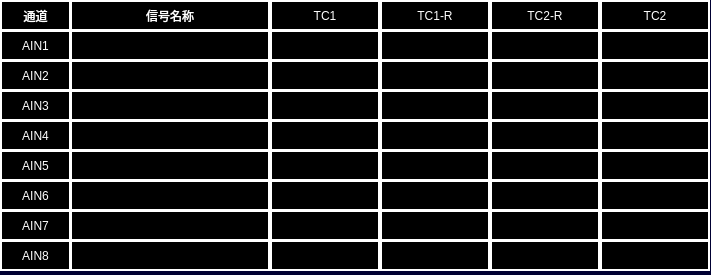
<?xml version="1.0" encoding="UTF-8"?>
<ui version="4.0">
 <class>AXControl</class>
 <widget class="QWidget" name="AXControl">
  <property name="geometry">
   <rect>
    <x>0</x>
    <y>0</y>
    <width>711</width>
    <height>275</height>
   </rect>
  </property>
  <property name="windowTitle">
   <string>Form</string>
  </property>
  <property name="styleSheet">
   <string notr="true">QWidget
{
	background-color:  rgb(0, 0, 50);
}

QPushButton
{
	font: 18px;
    color: black;
	background-color: rgb(113, 113, 198);
	border:1px solid white;
	border-radius: 5px;
}

QLabel
{
	font: 16px &quot;微软雅黑&quot;;
	color: white;
	border:2px solid white;
	background-color:black;
}</string>
  </property>
  <widget class="QLabel" name="CH8lbl">
   <property name="geometry">
    <rect>
     <x>0</x>
     <y>240</y>
     <width>71</width>
     <height>31</height>
    </rect>
   </property>
   <property name="text">
    <string>AIN8</string>
   </property>
   <property name="alignment">
    <set>Qt::AlignCenter</set>
   </property>
  </widget>
  <widget class="QLabel" name="AIN8_Status3">
   <property name="geometry">
    <rect>
     <x>490</x>
     <y>240</y>
     <width>110</width>
     <height>31</height>
    </rect>
   </property>
   <property name="styleSheet">
    <string notr="true">background-color: black;</string>
   </property>
   <property name="text">
    <string/>
   </property>
   <property name="alignment">
    <set>Qt::AlignCenter</set>
   </property>
  </widget>
  <widget class="QLabel" name="AIN7_Status1">
   <property name="geometry">
    <rect>
     <x>270</x>
     <y>210</y>
     <width>110</width>
     <height>31</height>
    </rect>
   </property>
   <property name="styleSheet">
    <string notr="true">background-color: black;</string>
   </property>
   <property name="text">
    <string/>
   </property>
   <property name="alignment">
    <set>Qt::AlignCenter</set>
   </property>
  </widget>
  <widget class="QLabel" name="CH3Namelbl">
   <property name="geometry">
    <rect>
     <x>70</x>
     <y>90</y>
     <width>200</width>
     <height>31</height>
    </rect>
   </property>
   <property name="text">
    <string/>
   </property>
   <property name="alignment">
    <set>Qt::AlignCenter</set>
   </property>
  </widget>
  <widget class="QLabel" name="AIN1_Status1">
   <property name="geometry">
    <rect>
     <x>270</x>
     <y>30</y>
     <width>110</width>
     <height>31</height>
    </rect>
   </property>
   <property name="styleSheet">
    <string notr="true">background-color: black;</string>
   </property>
   <property name="text">
    <string/>
   </property>
   <property name="alignment">
    <set>Qt::AlignCenter</set>
   </property>
  </widget>
  <widget class="QLabel" name="AIN3_Status3">
   <property name="geometry">
    <rect>
     <x>490</x>
     <y>90</y>
     <width>110</width>
     <height>31</height>
    </rect>
   </property>
   <property name="styleSheet">
    <string notr="true">background-color: black;</string>
   </property>
   <property name="text">
    <string/>
   </property>
   <property name="alignment">
    <set>Qt::AlignCenter</set>
   </property>
  </widget>
  <widget class="QLabel" name="CH7Namelbl">
   <property name="geometry">
    <rect>
     <x>70</x>
     <y>210</y>
     <width>200</width>
     <height>31</height>
    </rect>
   </property>
   <property name="text">
    <string/>
   </property>
   <property name="alignment">
    <set>Qt::AlignCenter</set>
   </property>
  </widget>
  <widget class="QLabel" name="AIN1_Status3">
   <property name="geometry">
    <rect>
     <x>490</x>
     <y>30</y>
     <width>110</width>
     <height>31</height>
    </rect>
   </property>
   <property name="styleSheet">
    <string notr="true">background-color: black;</string>
   </property>
   <property name="text">
    <string/>
   </property>
   <property name="alignment">
    <set>Qt::AlignCenter</set>
   </property>
  </widget>
  <widget class="QLabel" name="AIN5_Status1">
   <property name="geometry">
    <rect>
     <x>270</x>
     <y>150</y>
     <width>110</width>
     <height>31</height>
    </rect>
   </property>
   <property name="styleSheet">
    <string notr="true">background-color: black;</string>
   </property>
   <property name="text">
    <string/>
   </property>
   <property name="alignment">
    <set>Qt::AlignCenter</set>
   </property>
  </widget>
  <widget class="QLabel" name="AIN4_Status1">
   <property name="geometry">
    <rect>
     <x>270</x>
     <y>120</y>
     <width>110</width>
     <height>31</height>
    </rect>
   </property>
   <property name="styleSheet">
    <string notr="true">background-color: black;</string>
   </property>
   <property name="text">
    <string/>
   </property>
   <property name="alignment">
    <set>Qt::AlignCenter</set>
   </property>
  </widget>
  <widget class="QLabel" name="CH1lbl">
   <property name="geometry">
    <rect>
     <x>0</x>
     <y>30</y>
     <width>71</width>
     <height>31</height>
    </rect>
   </property>
   <property name="text">
    <string>AIN1</string>
   </property>
   <property name="alignment">
    <set>Qt::AlignCenter</set>
   </property>
  </widget>
  <widget class="QLabel" name="CH8Namelbl">
   <property name="geometry">
    <rect>
     <x>70</x>
     <y>240</y>
     <width>200</width>
     <height>31</height>
    </rect>
   </property>
   <property name="text">
    <string/>
   </property>
   <property name="alignment">
    <set>Qt::AlignCenter</set>
   </property>
  </widget>
  <widget class="QLabel" name="AIN4_Status3">
   <property name="geometry">
    <rect>
     <x>490</x>
     <y>120</y>
     <width>110</width>
     <height>31</height>
    </rect>
   </property>
   <property name="styleSheet">
    <string notr="true">background-color: black;</string>
   </property>
   <property name="text">
    <string/>
   </property>
   <property name="alignment">
    <set>Qt::AlignCenter</set>
   </property>
  </widget>
  <widget class="QLabel" name="AIN2_Status1">
   <property name="geometry">
    <rect>
     <x>270</x>
     <y>60</y>
     <width>110</width>
     <height>31</height>
    </rect>
   </property>
   <property name="styleSheet">
    <string notr="true">background-color: black;</string>
   </property>
   <property name="text">
    <string/>
   </property>
   <property name="alignment">
    <set>Qt::AlignCenter</set>
   </property>
  </widget>
  <widget class="QLabel" name="AIN6_Status1">
   <property name="geometry">
    <rect>
     <x>270</x>
     <y>180</y>
     <width>110</width>
     <height>31</height>
    </rect>
   </property>
   <property name="styleSheet">
    <string notr="true">background-color: black;</string>
   </property>
   <property name="text">
    <string/>
   </property>
   <property name="alignment">
    <set>Qt::AlignCenter</set>
   </property>
  </widget>
  <widget class="QLabel" name="TrainType3">
   <property name="geometry">
    <rect>
     <x>490</x>
     <y>0</y>
     <width>110</width>
     <height>31</height>
    </rect>
   </property>
   <property name="text">
    <string>TC2-R</string>
   </property>
   <property name="alignment">
    <set>Qt::AlignCenter</set>
   </property>
  </widget>
  <widget class="QLabel" name="AIN7_Status3">
   <property name="geometry">
    <rect>
     <x>490</x>
     <y>210</y>
     <width>110</width>
     <height>31</height>
    </rect>
   </property>
   <property name="styleSheet">
    <string notr="true">background-color: black;</string>
   </property>
   <property name="text">
    <string/>
   </property>
   <property name="alignment">
    <set>Qt::AlignCenter</set>
   </property>
  </widget>
  <widget class="QLabel" name="lblTitle_2">
   <property name="geometry">
    <rect>
     <x>0</x>
     <y>0</y>
     <width>71</width>
     <height>31</height>
    </rect>
   </property>
   <property name="text">
    <string>通道</string>
   </property>
   <property name="alignment">
    <set>Qt::AlignCenter</set>
   </property>
  </widget>
  <widget class="QLabel" name="TrainType1">
   <property name="geometry">
    <rect>
     <x>270</x>
     <y>0</y>
     <width>110</width>
     <height>31</height>
    </rect>
   </property>
   <property name="text">
    <string>TC1</string>
   </property>
   <property name="alignment">
    <set>Qt::AlignCenter</set>
   </property>
  </widget>
  <widget class="QLabel" name="CH4lbl">
   <property name="geometry">
    <rect>
     <x>0</x>
     <y>120</y>
     <width>71</width>
     <height>31</height>
    </rect>
   </property>
   <property name="text">
    <string>AIN4</string>
   </property>
   <property name="alignment">
    <set>Qt::AlignCenter</set>
   </property>
  </widget>
  <widget class="QLabel" name="CH7lbl">
   <property name="geometry">
    <rect>
     <x>0</x>
     <y>210</y>
     <width>71</width>
     <height>31</height>
    </rect>
   </property>
   <property name="text">
    <string>AIN7</string>
   </property>
   <property name="alignment">
    <set>Qt::AlignCenter</set>
   </property>
  </widget>
  <widget class="QLabel" name="CH3lbl">
   <property name="geometry">
    <rect>
     <x>0</x>
     <y>90</y>
     <width>71</width>
     <height>31</height>
    </rect>
   </property>
   <property name="text">
    <string>AIN3</string>
   </property>
   <property name="alignment">
    <set>Qt::AlignCenter</set>
   </property>
  </widget>
  <widget class="QLabel" name="AIN3_Status1">
   <property name="geometry">
    <rect>
     <x>270</x>
     <y>90</y>
     <width>110</width>
     <height>31</height>
    </rect>
   </property>
   <property name="styleSheet">
    <string notr="true">background-color: black;</string>
   </property>
   <property name="text">
    <string/>
   </property>
   <property name="alignment">
    <set>Qt::AlignCenter</set>
   </property>
  </widget>
  <widget class="QLabel" name="CH1Namelbl">
   <property name="geometry">
    <rect>
     <x>70</x>
     <y>30</y>
     <width>200</width>
     <height>31</height>
    </rect>
   </property>
   <property name="text">
    <string/>
   </property>
   <property name="alignment">
    <set>Qt::AlignCenter</set>
   </property>
  </widget>
  <widget class="QLabel" name="CH6lbl">
   <property name="geometry">
    <rect>
     <x>0</x>
     <y>180</y>
     <width>71</width>
     <height>31</height>
    </rect>
   </property>
   <property name="text">
    <string>AIN6</string>
   </property>
   <property name="alignment">
    <set>Qt::AlignCenter</set>
   </property>
  </widget>
  <widget class="QLabel" name="CH6Namelbl">
   <property name="geometry">
    <rect>
     <x>70</x>
     <y>180</y>
     <width>200</width>
     <height>31</height>
    </rect>
   </property>
   <property name="text">
    <string/>
   </property>
   <property name="alignment">
    <set>Qt::AlignCenter</set>
   </property>
  </widget>
  <widget class="QLabel" name="CH5Namelbl">
   <property name="geometry">
    <rect>
     <x>70</x>
     <y>150</y>
     <width>200</width>
     <height>31</height>
    </rect>
   </property>
   <property name="text">
    <string/>
   </property>
   <property name="alignment">
    <set>Qt::AlignCenter</set>
   </property>
  </widget>
  <widget class="QLabel" name="CH2lbl">
   <property name="geometry">
    <rect>
     <x>0</x>
     <y>60</y>
     <width>71</width>
     <height>31</height>
    </rect>
   </property>
   <property name="text">
    <string>AIN2</string>
   </property>
   <property name="alignment">
    <set>Qt::AlignCenter</set>
   </property>
  </widget>
  <widget class="QLabel" name="CH5lbl">
   <property name="geometry">
    <rect>
     <x>0</x>
     <y>150</y>
     <width>71</width>
     <height>31</height>
    </rect>
   </property>
   <property name="text">
    <string>AIN5</string>
   </property>
   <property name="alignment">
    <set>Qt::AlignCenter</set>
   </property>
  </widget>
  <widget class="QLabel" name="AIN6_Status3">
   <property name="geometry">
    <rect>
     <x>490</x>
     <y>180</y>
     <width>110</width>
     <height>31</height>
    </rect>
   </property>
   <property name="styleSheet">
    <string notr="true">background-color: black;</string>
   </property>
   <property name="text">
    <string/>
   </property>
   <property name="alignment">
    <set>Qt::AlignCenter</set>
   </property>
  </widget>
  <widget class="QLabel" name="lblTitle_3">
   <property name="geometry">
    <rect>
     <x>70</x>
     <y>0</y>
     <width>200</width>
     <height>31</height>
    </rect>
   </property>
   <property name="text">
    <string>信号名称</string>
   </property>
   <property name="alignment">
    <set>Qt::AlignCenter</set>
   </property>
  </widget>
  <widget class="QLabel" name="AIN2_Status3">
   <property name="geometry">
    <rect>
     <x>490</x>
     <y>60</y>
     <width>110</width>
     <height>31</height>
    </rect>
   </property>
   <property name="styleSheet">
    <string notr="true">background-color: black;</string>
   </property>
   <property name="text">
    <string/>
   </property>
   <property name="alignment">
    <set>Qt::AlignCenter</set>
   </property>
  </widget>
  <widget class="QLabel" name="AIN8_Status1">
   <property name="geometry">
    <rect>
     <x>270</x>
     <y>240</y>
     <width>110</width>
     <height>31</height>
    </rect>
   </property>
   <property name="styleSheet">
    <string notr="true">background-color: black;</string>
   </property>
   <property name="text">
    <string/>
   </property>
   <property name="alignment">
    <set>Qt::AlignCenter</set>
   </property>
  </widget>
  <widget class="QLabel" name="CH4Namelbl">
   <property name="geometry">
    <rect>
     <x>70</x>
     <y>120</y>
     <width>200</width>
     <height>31</height>
    </rect>
   </property>
   <property name="text">
    <string/>
   </property>
   <property name="alignment">
    <set>Qt::AlignCenter</set>
   </property>
  </widget>
  <widget class="QLabel" name="AIN5_Status3">
   <property name="geometry">
    <rect>
     <x>490</x>
     <y>150</y>
     <width>110</width>
     <height>31</height>
    </rect>
   </property>
   <property name="styleSheet">
    <string notr="true">background-color: black;</string>
   </property>
   <property name="text">
    <string/>
   </property>
   <property name="alignment">
    <set>Qt::AlignCenter</set>
   </property>
  </widget>
  <widget class="QLabel" name="CH2Namelbl">
   <property name="geometry">
    <rect>
     <x>70</x>
     <y>60</y>
     <width>200</width>
     <height>31</height>
    </rect>
   </property>
   <property name="text">
    <string/>
   </property>
   <property name="alignment">
    <set>Qt::AlignCenter</set>
   </property>
  </widget>
  <widget class="QLabel" name="TrainType2">
   <property name="geometry">
    <rect>
     <x>380</x>
     <y>0</y>
     <width>110</width>
     <height>31</height>
    </rect>
   </property>
   <property name="text">
    <string>TC1-R</string>
   </property>
   <property name="alignment">
    <set>Qt::AlignCenter</set>
   </property>
  </widget>
  <widget class="QLabel" name="AIN1_Status2">
   <property name="geometry">
    <rect>
     <x>380</x>
     <y>30</y>
     <width>110</width>
     <height>31</height>
    </rect>
   </property>
   <property name="styleSheet">
    <string notr="true">background-color: black;</string>
   </property>
   <property name="text">
    <string/>
   </property>
   <property name="alignment">
    <set>Qt::AlignCenter</set>
   </property>
  </widget>
  <widget class="QLabel" name="AIN7_Status2">
   <property name="geometry">
    <rect>
     <x>380</x>
     <y>210</y>
     <width>110</width>
     <height>31</height>
    </rect>
   </property>
   <property name="styleSheet">
    <string notr="true">background-color: black;</string>
   </property>
   <property name="text">
    <string/>
   </property>
   <property name="alignment">
    <set>Qt::AlignCenter</set>
   </property>
  </widget>
  <widget class="QLabel" name="AIN4_Status2">
   <property name="geometry">
    <rect>
     <x>380</x>
     <y>120</y>
     <width>110</width>
     <height>31</height>
    </rect>
   </property>
   <property name="styleSheet">
    <string notr="true">background-color: black;</string>
   </property>
   <property name="text">
    <string/>
   </property>
   <property name="alignment">
    <set>Qt::AlignCenter</set>
   </property>
  </widget>
  <widget class="QLabel" name="AIN6_Status2">
   <property name="geometry">
    <rect>
     <x>380</x>
     <y>180</y>
     <width>110</width>
     <height>31</height>
    </rect>
   </property>
   <property name="styleSheet">
    <string notr="true">background-color: black;</string>
   </property>
   <property name="text">
    <string/>
   </property>
   <property name="alignment">
    <set>Qt::AlignCenter</set>
   </property>
  </widget>
  <widget class="QLabel" name="AIN8_Status2">
   <property name="geometry">
    <rect>
     <x>380</x>
     <y>240</y>
     <width>110</width>
     <height>31</height>
    </rect>
   </property>
   <property name="styleSheet">
    <string notr="true">background-color: black;</string>
   </property>
   <property name="text">
    <string/>
   </property>
   <property name="alignment">
    <set>Qt::AlignCenter</set>
   </property>
  </widget>
  <widget class="QLabel" name="AIN2_Status2">
   <property name="geometry">
    <rect>
     <x>380</x>
     <y>60</y>
     <width>110</width>
     <height>31</height>
    </rect>
   </property>
   <property name="styleSheet">
    <string notr="true">background-color: black;</string>
   </property>
   <property name="text">
    <string/>
   </property>
   <property name="alignment">
    <set>Qt::AlignCenter</set>
   </property>
  </widget>
  <widget class="QLabel" name="AIN3_Status2">
   <property name="geometry">
    <rect>
     <x>380</x>
     <y>90</y>
     <width>110</width>
     <height>31</height>
    </rect>
   </property>
   <property name="styleSheet">
    <string notr="true">background-color: black;</string>
   </property>
   <property name="text">
    <string/>
   </property>
   <property name="alignment">
    <set>Qt::AlignCenter</set>
   </property>
  </widget>
  <widget class="QLabel" name="AIN5_Status2">
   <property name="geometry">
    <rect>
     <x>380</x>
     <y>150</y>
     <width>110</width>
     <height>31</height>
    </rect>
   </property>
   <property name="styleSheet">
    <string notr="true">background-color: black;</string>
   </property>
   <property name="text">
    <string/>
   </property>
   <property name="alignment">
    <set>Qt::AlignCenter</set>
   </property>
  </widget>
  <widget class="QLabel" name="TrainType4">
   <property name="geometry">
    <rect>
     <x>600</x>
     <y>0</y>
     <width>110</width>
     <height>31</height>
    </rect>
   </property>
   <property name="text">
    <string>TC2</string>
   </property>
   <property name="alignment">
    <set>Qt::AlignCenter</set>
   </property>
  </widget>
  <widget class="QLabel" name="AIN6_Status4">
   <property name="geometry">
    <rect>
     <x>600</x>
     <y>180</y>
     <width>110</width>
     <height>31</height>
    </rect>
   </property>
   <property name="styleSheet">
    <string notr="true">background-color: black;</string>
   </property>
   <property name="text">
    <string/>
   </property>
   <property name="alignment">
    <set>Qt::AlignCenter</set>
   </property>
  </widget>
  <widget class="QLabel" name="AIN1_Status4">
   <property name="geometry">
    <rect>
     <x>600</x>
     <y>30</y>
     <width>110</width>
     <height>31</height>
    </rect>
   </property>
   <property name="styleSheet">
    <string notr="true">background-color: black;</string>
   </property>
   <property name="text">
    <string/>
   </property>
   <property name="alignment">
    <set>Qt::AlignCenter</set>
   </property>
  </widget>
  <widget class="QLabel" name="AIN4_Status4">
   <property name="geometry">
    <rect>
     <x>600</x>
     <y>120</y>
     <width>110</width>
     <height>31</height>
    </rect>
   </property>
   <property name="styleSheet">
    <string notr="true">background-color: black;</string>
   </property>
   <property name="text">
    <string/>
   </property>
   <property name="alignment">
    <set>Qt::AlignCenter</set>
   </property>
  </widget>
  <widget class="QLabel" name="AIN5_Status4">
   <property name="geometry">
    <rect>
     <x>600</x>
     <y>150</y>
     <width>110</width>
     <height>31</height>
    </rect>
   </property>
   <property name="styleSheet">
    <string notr="true">background-color: black;</string>
   </property>
   <property name="text">
    <string/>
   </property>
   <property name="alignment">
    <set>Qt::AlignCenter</set>
   </property>
  </widget>
  <widget class="QLabel" name="AIN7_Status4">
   <property name="geometry">
    <rect>
     <x>600</x>
     <y>210</y>
     <width>110</width>
     <height>31</height>
    </rect>
   </property>
   <property name="styleSheet">
    <string notr="true">background-color: black;</string>
   </property>
   <property name="text">
    <string/>
   </property>
   <property name="alignment">
    <set>Qt::AlignCenter</set>
   </property>
  </widget>
  <widget class="QLabel" name="AIN8_Status4">
   <property name="geometry">
    <rect>
     <x>600</x>
     <y>240</y>
     <width>110</width>
     <height>31</height>
    </rect>
   </property>
   <property name="styleSheet">
    <string notr="true">background-color: black;</string>
   </property>
   <property name="text">
    <string/>
   </property>
   <property name="alignment">
    <set>Qt::AlignCenter</set>
   </property>
  </widget>
  <widget class="QLabel" name="AIN3_Status4">
   <property name="geometry">
    <rect>
     <x>600</x>
     <y>90</y>
     <width>110</width>
     <height>31</height>
    </rect>
   </property>
   <property name="styleSheet">
    <string notr="true">background-color: black;</string>
   </property>
   <property name="text">
    <string/>
   </property>
   <property name="alignment">
    <set>Qt::AlignCenter</set>
   </property>
  </widget>
  <widget class="QLabel" name="AIN2_Status4">
   <property name="geometry">
    <rect>
     <x>600</x>
     <y>60</y>
     <width>110</width>
     <height>31</height>
    </rect>
   </property>
   <property name="styleSheet">
    <string notr="true">background-color: black;</string>
   </property>
   <property name="text">
    <string/>
   </property>
   <property name="alignment">
    <set>Qt::AlignCenter</set>
   </property>
  </widget>
 </widget>
 <resources/>
 <connections/>
</ui>
